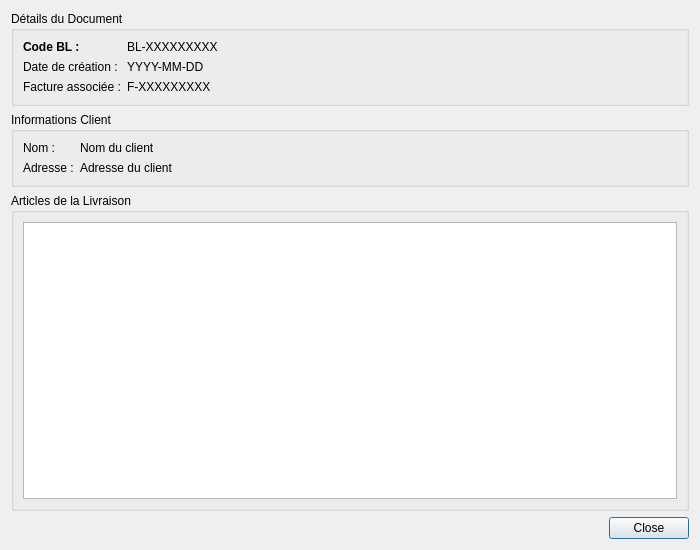
<?xml version="1.0" encoding="UTF-8"?>
<ui version="4.0">
 <class>BLViewerDialog</class>
 <widget class="QDialog" name="BLViewerDialog">
  <property name="geometry">
   <rect>
    <x>0</x>
    <y>0</y>
    <width>700</width>
    <height>550</height>
   </rect>
  </property>
  <property name="windowTitle">
   <string>Visualisation du Bordereau de Livraison</string>
  </property>
  <layout class="QVBoxLayout" name="verticalLayout">
   <item>
    <widget class="QGroupBox" name="details_groupbox">
     <property name="title">
      <string>Détails du Document</string>
     </property>
     <layout class="QFormLayout" name="formLayout">
      <item row="0" column="0">
       <widget class="QLabel" name="label_code_bl">
        <property name="font">
         <font>
          <weight>75</weight>
          <bold>true</bold>
         </font>
        </property>
        <property name="text">
         <string>Code BL :</string>
        </property>
       </widget>
      </item>
      <item row="0" column="1">
       <widget class="QLabel" name="value_code_bl">
        <property name="text">
         <string>BL-XXXXXXXXX</string>
        </property>
       </widget>
      </item>
      <item row="1" column="0">
       <widget class="QLabel" name="label_date">
        <property name="text">
         <string>Date de création :</string>
        </property>
       </widget>
      </item>
      <item row="1" column="1">
       <widget class="QLabel" name="value_date">
        <property name="text">
         <string>YYYY-MM-DD</string>
        </property>
       </widget>
      </item>
      <item row="2" column="0">
       <widget class="QLabel" name="label_facture">
        <property name="text">
         <string>Facture associée :</string>
        </property>
       </widget>
      </item>
      <item row="2" column="1">
       <widget class="QLabel" name="value_facture">
        <property name="text">
         <string>F-XXXXXXXXX</string>
        </property>
       </widget>
      </item>
     </layout>
    </widget>
   </item>
   <item>
    <widget class="QGroupBox" name="client_groupbox">
     <property name="title">
      <string>Informations Client</string>
     </property>
     <layout class="QFormLayout" name="formLayout_2">
      <item row="0" column="0">
       <widget class="QLabel" name="label_client_name">
        <property name="text">
         <string>Nom :</string>
        </property>
       </widget>
      </item>
      <item row="0" column="1">
       <widget class="QLabel" name="value_client_name">
        <property name="text">
         <string>Nom du client</string>
        </property>
       </widget>
      </item>
      <item row="1" column="0">
       <widget class="QLabel" name="label_client_address">
        <property name="text">
         <string>Adresse :</string>
        </property>
       </widget>
      </item>
      <item row="1" column="1">
       <widget class="QLabel" name="value_client_address">
        <property name="text">
         <string>Adresse du client</string>
        </property>
        <property name="wordWrap">
         <bool>true</bool>
        </property>
       </widget>
      </item>
     </layout>
    </widget>
   </item>
   <item>
    <widget class="QGroupBox" name="items_groupbox">
     <property name="title">
      <string>Articles de la Livraison</string>
     </property>
     <layout class="QVBoxLayout" name="verticalLayout_2">
      <item>
       <widget class="QTableView" name="items_table_view">
        <property name="editTriggers">
         <set>QAbstractItemView::NoEditTriggers</set>
        </property>
       </widget>
      </item>
     </layout>
    </widget>
   </item>
   <item>
    <widget class="QDialogButtonBox" name="button_box">
     <property name="standardButtons">
      <set>QDialogButtonBox::Close</set>
     </property>
    </widget>
   </item>
  </layout>
 </widget>
 <resources/>
 <connections/>
</ui>
